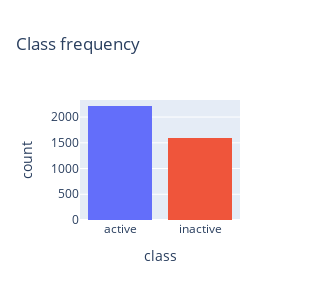

Notebook code cell kept with this figure:
### Markdown cell above
## Exploratory analysis

### Code cell
# Removing the Intermediate class from our analysis dataset
#dfc = dfc[dfc['class']!='intermediate'].copy()

fig = px.histogram(dfc[dfc['class']!='intermediate'], x="class", color="class", height=300, width=300, title="Class frequency")
fig.update_layout(showlegend=False)
fig.show()

### Figure 1 — Plotly figure (JSON) as saved in the notebook; plotly's stock layout.template omitted (floating-point values rounded to 4 significant figures; data arrays with more than 128 entries replaced by an {"elided": "..."} marker saying what was removed)
{"data": [{"alignmentgroup": "True", "bingroup": "x", "hovertemplate": "class=%{x}<br>count=%{y}<extra></extra>", "legendgroup": "active", "marker": {"color": "#636efa"}, "name": "active", "offsetgroup": "active", "orientation": "v", "showlegend": true, "type": "histogram", "x": {"elided": "2215 str values"}, "xaxis": "x", "yaxis": "y"}, {"alignmentgroup": "True", "bingroup": "x", "hovertemplate": "class=%{x}<br>count=%{y}<extra></extra>", "legendgroup": "inactive", "marker": {"color": "#EF553B"}, "name": "inactive", "offsetgroup": "inactive", "orientation": "v", "showlegend": true, "type": "histogram", "x": {"elided": "1594 str values"}, "xaxis": "x", "yaxis": "y"}], "layout": {"barmode": "relative", "height": 300, "legend": {"title": {"text": "class"}, "tracegroupgap": 0}, "showlegend": false, "title": {"text": "Class frequency"}, "width": 300, "xaxis": {"anchor": "y", "categoryarray": ["active", "inactive"], "categoryorder": "array", "domain": [0, 1], "title": {"text": "class"}}, "yaxis": {"anchor": "x", "domain": [0, 1], "title": {"text": "count"}}}}
